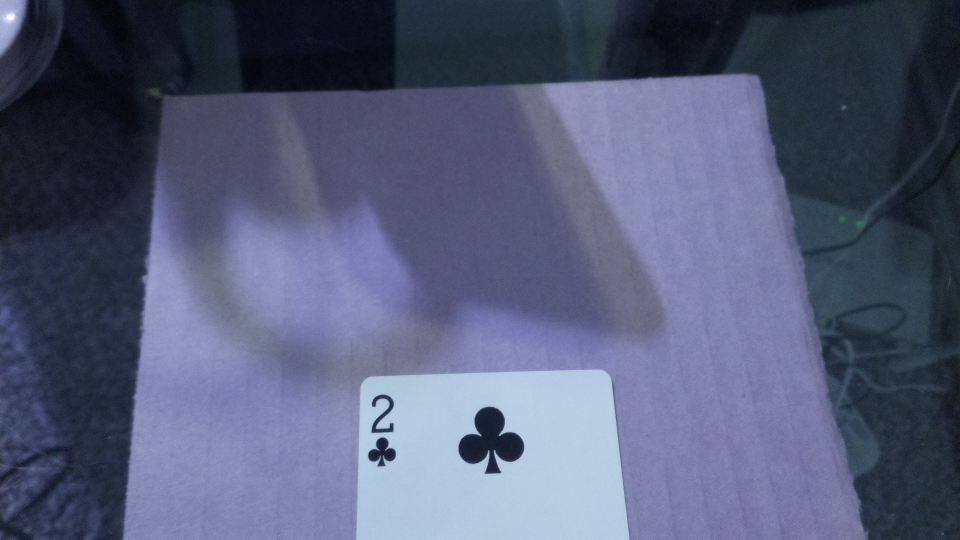
#> input picture src/card_reader/test.jpg, 1920 x 1080 px (shown at 1/2 size)
$ python img_proc.py test1.jpg   (older library calls are emulated)
#> lines starting #> are read from the running program, lines starting #| are printed output that depends on the picture; pictures that were not available may be replaced by others from this repository, and a replacement may not be noted
import cv2 as cv
import numpy as np
import sys
import os
from array import array
cam = cv.VideoCapture(0)

class ImageProcessor:
    def __init__(self, im, test=False, imcont_sort=None):
        self.im = im
        self.test = test
        self.imcont_sort = imcont_sort
        self.train = [0] * 52
        self.matches = []
        path = os.path.dirname(__file__)
        im_path = os.path.join(path, 'images')
        for file in os.listdir(im_path):
            if file.endswith('.png'):
                filename = 'images/{}'.format(file)
                test = cv.imread(filename)
                # print(test)
                _,_,_,_,edges = self.real_prep(test)
                _, contours, _ = cv.findContours(edges,cv.RETR_EXTERNAL,cv.CHAIN_APPROX_SIMPLE)
                # if contours in self.train:
                #     print('wow a real duplicate')

                code = str(filename).lstrip('images/')
                code = code.rstrip('.png')
                i = int(code)
                print('index: ',i)
                try:
                    self.train[i] = contours
                except:
                    break
        # print(self.train)

    # [12 lines left out: function find_index, not called in this run]

        # [9 lines of commented-out code are left out]


    def find_rot_box(self,contours):
        rects = []
        boxes = []
        for contour in contours:
            peri = cv.arcLength(contour,True)
            poly = cv.approxPolyDP(contour, 0.1*peri, True)
            rect = cv.minAreaRect(contour)
            box = cv.boxPoints(rect)
            box = np.int0(box)
            rects.append(rect)
            boxes.append(box)
        return boxes, rects

    # [111 lines left out: functions min_xy, max_xy, crop_to_area, real_prep, match_card, match_sort, not called in this run]
        # [18 lines of commented-out code are left out]


    def prep(self,im):
        t = self.test
        gray = cv.cvtColor(im, cv.COLOR_BGR2GRAY)
        blur = cv.GaussianBlur(gray,(0,0),2)

        # Adaptive thresholding
        thresh = cv.adaptiveThreshold(blur,255,cv.ADAPTIVE_THRESH_GAUSSIAN_C,cv.THRESH_BINARY_INV,11,1)
        if t:
            cv.imshow('thresh',thresh)
            cv.waitKey(0)
        # Kernel for erosion, dilation
        kernel = np.ones((5,5),np.uint8)
        # Erosion
        ero = cv.erode(thresh,kernel,iterations=1)
        # Dilation
        dil = cv.dilate(ero,kernel,iterations=1)
        if t:
            cv.imshow('dil',dil)
            cv.waitKey(0)

            # cv.imshow('thresh2',thresh2)
            # cv.waitKey(0)

        # Canny edge detection
        edges = cv.Canny(dil,0,255)
        # Masking algorithm from one of the tutorials on OpenCV
        mask = edges != 0
        dst = im * (mask[:,:,None].astype(im.dtype))
        _, contours, _ = cv.findContours(edges,cv.RETR_EXTERNAL,cv.CHAIN_APPROX_SIMPLE)

        cont_sort = sorted(contours,key=cv.contourArea,reverse=True)[:2]

        canvas = np.zeros_like(dil)
        cv.drawContours(canvas,cont_sort,-1,(255,255,0),2)
        boxes, rects = self.find_rot_box(cont_sort)
        print(rects[-1])
        final_im = np.zeros_like(dil)
        cv.drawContours(final_im,contours,-1,(255,255,0),2)
        cropped = self.crop_to_area(final_im,rects)


        if t:
            cv.imshow('contours',canvas)
            cv.waitKey(0)
            cv.imshow('masked',dst)
            cv.waitKey(0)

        return gray, blur, thresh, ero, dil, edges, contours, boxes, rects, cropped

    # [32 lines of commented-out code are left out]

if __name__=='__main__':
    test = False
    if (len(sys.argv) >= 2):
        if ('-t' in sys.argv[1]):
            test = True
    else:
        test = False
    # _, im = cam.read()
    im = cv.imread('test.jpg')
#> im is the input picture: shape (1080, 1920, 3); mean B, G, R 119.7, 92.2, 85.1
    if test:
        cv.imshow('test',im)
        cv.waitKey(0)
    ch = ImageProcessor(im,test)
    # gray, blur, thresh, ero, dil, edges, masked = ch.prep(im)
    ranksuit = im[345:420,350:505]
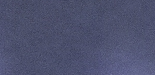
#> ranksuit: shape (75, 155, 3); mean B, G, R 111.2, 82, 78.1
    gray, blur, thresh, ero, dil, edges, contours, boxes, rects, cropped = ch.prep(ranksuit)
#> in prep, `gray = cv.cvtColor(im, cv.COLOR_BGR2GRAY)`:
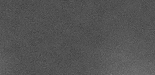
#> gray: shape (75, 155); min 64, max 122, mean 84.2
#> in prep, `thresh = cv.adaptiveThreshold(blur,255,cv.ADAPTIVE_THRESH_GAUSSIAN_C,c..`:
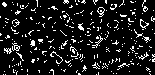
#> thresh: shape (75, 155); 11% white in thin lines or dots
#> in prep, `ero = cv.erode(thresh,kernel,iterations=1)`: ero: shape (75, 155); every value is 0
#> in prep, `dst = im * (mask[:,:,None].astype(im.dtype))`: dst: shape (75, 155, 3); every value is 0
#> in prep, `_, contours, _ = cv.findContours(edges,cv.RETR_EXTERNAL,cv.CHAIN_APPRO..`: contours = []
#> (the run stopped early here; a loop or call above may not have finished)
